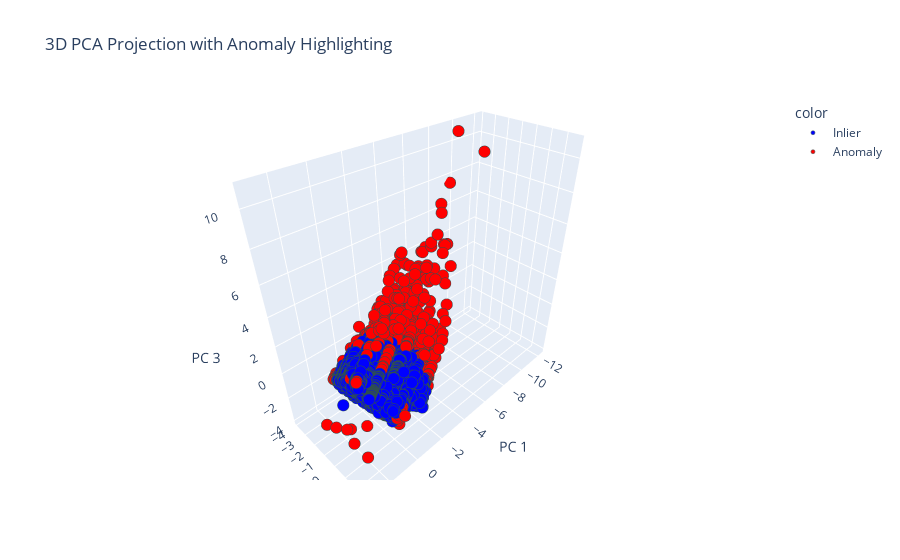

Notebook code cell kept with this figure:
### Code cell
import plotly.express as px


labels = ['Inlier' if lab == 1 else 'Anomaly' for lab in flagged]
color_map = {'Inlier': 'blue', 'Anomaly': 'red'}

# Interactive 3D scatter plot
fig = px.scatter_3d(
    x=feature_pca3[:, 0],
    y=feature_pca3[:, 1],
    z=feature_pca3[:, 2],
    color=labels,
    color_discrete_map=color_map,
    title='3D PCA Projection with Anomaly Highlighting',
    labels={'x': 'PC 1', 'y': 'PC 2', 'z': 'PC 3'}
)
fig.update_traces(marker=dict(size=4, line=dict(width=0.5, color='DarkSlateGrey')))
fig.show()

### Figure 1 — Plotly figure (JSON) as saved in the notebook; plotly's stock layout.template omitted (floating-point values rounded to 4 significant figures; data arrays with more than 128 entries replaced by an {"elided": "..."} marker saying what was removed)
{"data": [{"hovertemplate": "color=Inlier<br>PC 1=%{x}<br>PC 2=%{y}<br>PC 3=%{z}<extra></extra>", "legendgroup": "Inlier", "marker": {"color": "blue", "line": {"color": "DarkSlateGrey", "width": 0.5}, "size": 4, "symbol": "circle"}, "mode": "markers", "name": "Inlier", "scene": "scene", "showlegend": true, "type": "scatter3d", "x": {"elided": "13074 float values"}, "y": {"elided": "13074 float values"}, "z": {"elided": "13074 float values"}}, {"hovertemplate": "color=Anomaly<br>PC 1=%{x}<br>PC 2=%{y}<br>PC 3=%{z}<extra></extra>", "legendgroup": "Anomaly", "marker": {"color": "red", "line": {"color": "DarkSlateGrey", "width": 0.5}, "size": 4, "symbol": "circle"}, "mode": "markers", "name": "Anomaly", "scene": "scene", "showlegend": true, "type": "scatter3d", "x": {"elided": "689 float values"}, "y": {"elided": "689 float values"}, "z": {"elided": "689 float values"}}], "layout": {"legend": {"title": {"text": "color"}, "tracegroupgap": 0}, "scene": {"domain": {"x": [0, 1], "y": [0, 1]}, "xaxis": {"title": {"text": "PC 1"}}, "yaxis": {"title": {"text": "PC 2"}}, "zaxis": {"title": {"text": "PC 3"}}}, "title": {"text": "3D PCA Projection with Anomaly Highlighting"}}}
